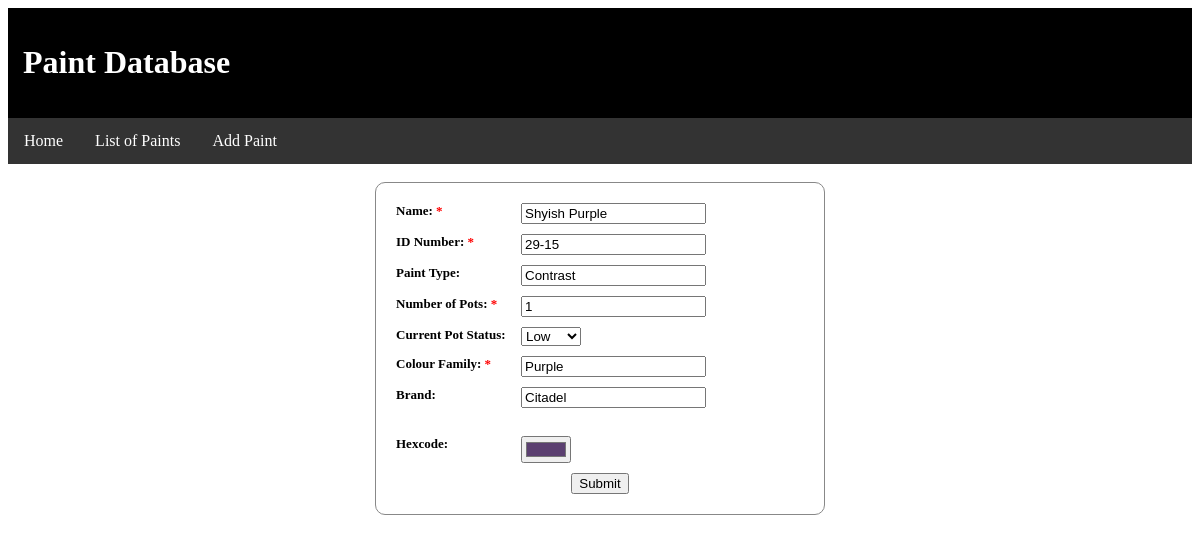
Screenshot of /update?paintid=29-15 with the database file from the repository.
### tables this page shows
CREATE TABLE "paints" (
	"paint_id"	TEXT NOT NULL UNIQUE,
	"paint_name"	TEXT NOT NULL UNIQUE,
	"paint_type"	TEXT,
	"pot_amount"	INTEGER,
	"pot_status"	TEXT,
	"paint_colour"	TEXT,
	"hexcode"	TEXT,
	"brand"	TEXT,
	PRIMARY KEY("paint_id")
);

### main.py (the view)
@app.route("/update", methods=["GET"])
def update():
    if request.method == "GET":
        paint_id = request.args.get("paintid")
        database.connect()
        paint = database.getPaint(paint_id)
        database.close()
        return render_template("update.html", paint=paint)

### database.py (called while the page is built)
def connect():
    global conn
    conn = sqlite3.connect(DBFILE)
    conn.row_factory = sqlite3.Row

def close():
    if conn:
        conn.close()

def makePaint(row):
    return Paint(row["paint_id"], row["paint_name"], row["paint_type"], row["pot_amount"],
                 row["pot_status"], row["paint_colour"], row["hexcode"], row["brand"])

def getPaint(paint_id):
    print(paint_id)
    query = '''SELECT * FROM paints WHERE paint_id = ?'''
    with closing(conn.cursor()) as c:
        c.execute(query, (paint_id,))
        result = c.fetchall()
    paint = []
    for row in result:
        paint.append(makePaint(row))
    return paint[0]

### templates/update.html (shortened to what this page needs)
{% extends "layout.html" %}
{% block head %}
    {{ super() }}
{% endblock head %}
{% block header %}
    {{ super() }}
{% endblock header %}
{% block content %}
<br/>
<div class="paint-form">
    <form method="POST" action="{{url_for('update')}}">
        <fieldset>
            <label for="name"><span>Name:
                <span class="required">*</span>
                </span>
                <input type="text" class="input-field" name="name" id="name"
                       value="{{ paint.paint_name }}">
            </label>
            <label for="paintid"><span>ID Number:
                <span class="required">*</span>
                </span>
                <input type="text" class="input-field" name="paintid" id="paintid"
                       value="{{ paint.paint_id }}">
            </label>
            <label for="type"><span>Paint Type:
                </span>
                <input type="text" class="input-field" name="type" id="type"
                       value="{{ paint.paint_type }}">
            </label>
            <label for="amount"><span>Number of Pots:
                <span class="required">*</span>
                </span>
                <input type="number" class="input-field" name="amount" id="amount"
                       value="{{ paint.pot_amount }}">
            </label>
            <label for="status"><span>Current Pot Status:
            </span>
                <select name="status" id="status">
                    <option value="Low" {% if paint.pot_status=='Low' %} selected="selected" {% endif %}>
                        Low
                    </option>
                </select>
            </label>
            <label for="colour"><span>Colour Family:
                <span class="required">*</span>
                </span>
                <input type="text" class="input-field" name="colour" id="colour" value="{{ paint.paint_colour }}">
            </label>
            <label for="brand"><span>Brand:</span>
                <input type="text" class="input-field" name="brand" id="brand" value="{{ paint.brand }}">
            </label>
            <br/>
            <label for="hexcode"><span>Hexcode:</span>
                <input type="color" class="input-field" name="hexcode" id="hexcode" value="{{ paint.hexcode }}">
            </label>
            <div>
                <input type="submit" value="Submit">
            </div>
        </fieldset>
    </form>
</div>
{% endblock %}

### static/styles/style.css (style rules this page uses)
:root { --black: #000; --darker: #111; --dark: #333; --light: #888; --white: #fff; --good: 008000; --caution: ffff00; --danger ff0000; }
.paint-form { margin: auto; max-width: 450px; }
.paint-form label { display: block; margin-bottom: 10px; }
.paint-form label > span { float: left; width: 125px; font-weight: bold; font-size: 13px; text-shadow: 1px 1px 1px var(--white); }
.paint-form fieldset { border-radius: 10px; margin: 0px 0px 10px 0px; border: 1px solid var(--light); padding: 20px; }
.paint-form input[type=submit] { display: block; margin: 0 auto; }
.required { color: red; }

### rows the page displays
paints: name "Shyish Purple", paintid "29-15", type "Contrast", amount "1", status "Low", colour "Purple", brand "Citadel", hexcode "#5b3f70"
